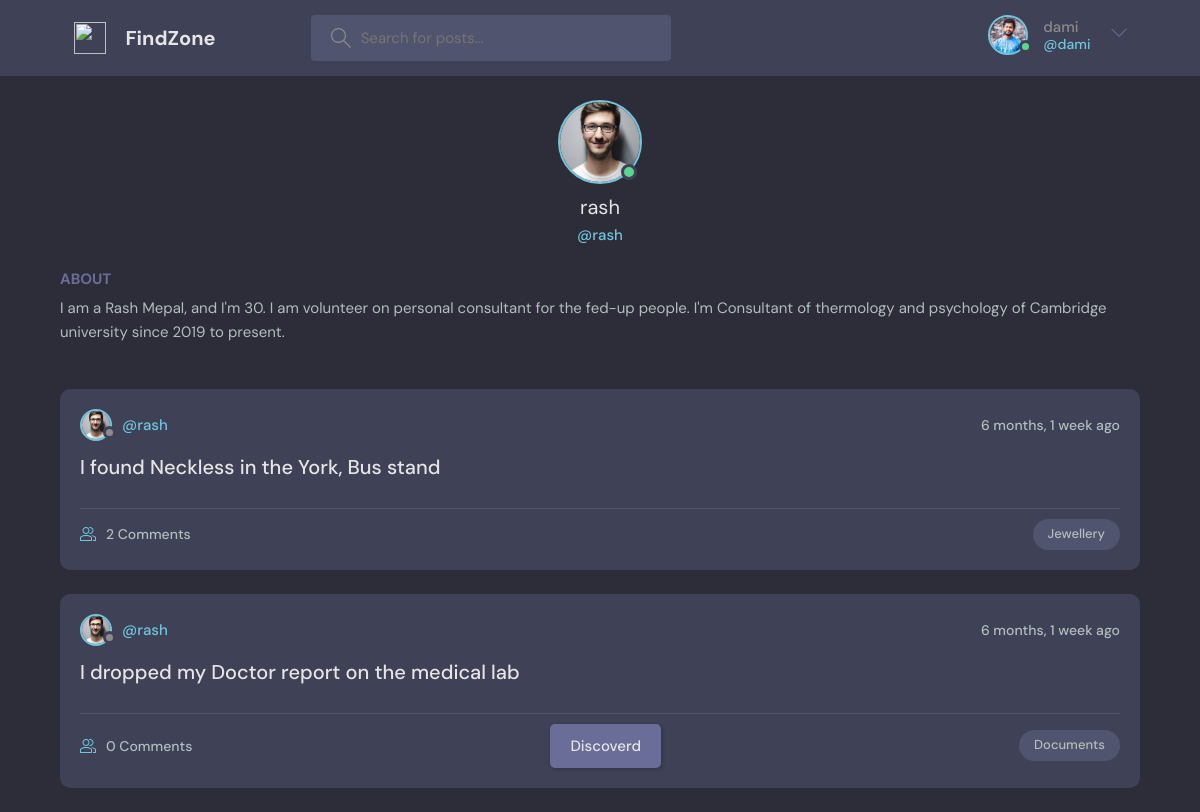
The app's page /profile/5/ (signed in) with its own data.
### base/models.py (models this page shows, shortened)
class User(AbstractUser):
    name = models.CharField(max_length=200, null=True)
    email = models.EmailField(unique=True, null=True)
    bio = models.TextField(null=True)
    avatar = models.ImageField(null=True, default="avatar.svg")
    USERNAME_FIELD = 'email'
    REQUIRED_FIELDS = []

class Room(models.Model):
    host = models.ForeignKey(User, on_delete=models.SET_NULL, null=True)
    topic = models.ForeignKey(Topic, on_delete=models.SET_NULL, null=True)
    name = models.CharField(max_length=200)
    description = models.TextField(null=True, blank=True)
    participants = models.ManyToManyField(User, related_name='participants', blank=True)
    complete=models.BooleanField(default=True)
    updated = models.DateTimeField(auto_now=True)
    created = models.DateTimeField(auto_now_add=True)
    class Meta:
        ordering = ['-updated', '-created']
    def __str__(self):
        return self.name

class Topic(models.Model):
    name = models.CharField(max_length=200)

### base/views.py (the view)
# urls.py: path('profile/<str:pk>/', views.userProfile, name="user-profile"),
@login_required(login_url='login')
def userProfile(request, pk):
    user = User.objects.get(id=pk)
    rooms = user.room_set.all()
    room_messages = user.message_set.all()
    topics = Topic.objects.all()
    context = {'user': user, 'rooms': rooms,
                'room_messages': room_messages, 'topics': topics}
    return render(request, 'base/profile.html', context)

### base/templates/base/profile.html (shortened to what this page needs)
{% extends 'main.html' %}
{% load static%}
{% block content %}
  <main class="profile-page layout ">
    <div class="container">
      <div class="roomList">
        <div class="profile">
          <div class="profile__avatar">
            <div class="avatar avatar--large active">
              <img src="{{user.avatar.url}}" />
            </div>
          </div>
          <div class="profile__info">
            <h3>{{user.username}}</h3>
            <p>@{{user.username}}</p>
          </div>
          <div class="profile__about">
            <h3>About</h3>
            <p>
              I am a Rash Mepal, and I'm 30. I am volunteer on personal consultant for the fed-up people. I'm Consultant of thermology and psychology of Cambridge university since 2019 to present.
            </p>
          </div>
        </div>
        {% include 'base/feed_components_profile.html' %}
      </div>
    </div>
  </main>
{% endblock content %}

### templates/navbar.html (shortened to what this page needs)
{% load static %}
<header class="header header--loggedIn">
    <div class="container">
    <a href="{% url 'home' %}" class="header__logo">
        <img src="{% static 'images/Goescat-Macaron-Vmware-workstation.svg' %}" />
        <h1>FindZone</h1>
      </a>
      <form class="header__search" method="GET" action="{% url 'home' %}" >
        <label>
          <input name="q" placeholder="Search for posts..." />
        </label>
      </form>
      <nav class="header__menu">
        {% if request.user.is_authenticated %}
        <div class="header__user">
          <a href="{% url 'user-profile' user.id %}">
            <div class="avatar avatar--medium active">
              <img src="{{request.user.avatar.url}}" />
            </div>
            <p>{{request.user.username}} <span>@{{request.user.username}}</span></p>
          </a>
          <button class="dropdown-button">
            <svg version="1.1" xmlns="http://www.w3.org/2000/svg" width="32" height="32" viewBox="0 0 32 32">
              <title>chevron-down</title>
              <path d="M16 21l-13-13h-3l16 16 16-16h-3l-13 13z"></path>
            </svg>
          </button>
        </div>
        {% else %}
        <a href="{% url 'login' %}">
          <img src="{% static 'images/avatar.svg' %}" />
          <p>Login</p>
        </a>
        {% endif %}
      </nav>
    </div>
  </header>

### base/templates/base/feed_components_profile.html (shortened to what this page needs)
{% for room in rooms %}
<div class="roomListRoom">
<div class="roomListRoom__header">
    <a href="{% url 'user-profile' room.host.id %}" class="roomListRoom__author">
    <div class="avatar avatar--small">
        <img src="{{room.host.avatar.url}}" />
    </div>
    <span>@{{room.host.username}}</span>
    </a>
    <div class="roomListRoom__actions">
    <span>{{room.created|timesince}} ago</span>
    </div>
</div>
<div class="roomListRoom__content">
    <a href="{% url 'room' room.id %}">{{room.name}}</a>
</div>
<div class="roomListRoom__meta">
    <a href="{% url 'room' room.id %}" class="roomListRoom__joined">
    {{room.participants.all.count}} Comments
    </a>
    {% if room.complete%}
    <a class=" btn btn--dark" id="id_{{room.id}}"  onclick="completeTask('{{user.id}}','{{room.id}}')">Discoverd</a>
    {%endif%}
    <p class="roomListRoom__topic">{{room.topic.name}}</p>
</div>
</div>
{% endfor %}

### records on screen
User: user.avatar (picture), user.username "dami"
User: avatar (picture), username "rash"
Room: host.avatar (picture), host.username "rash", created "6 months, 1 week", name "I found Neckless in the York, Bus stand", participants.all.count "2", topic.name "Jewellery"
Room: host.avatar (picture), host.username "rash", created "6 months, 1 week", name "I dropped my Doctor report on the medical lab", participants.all.count "0", topic.name "Documents"
